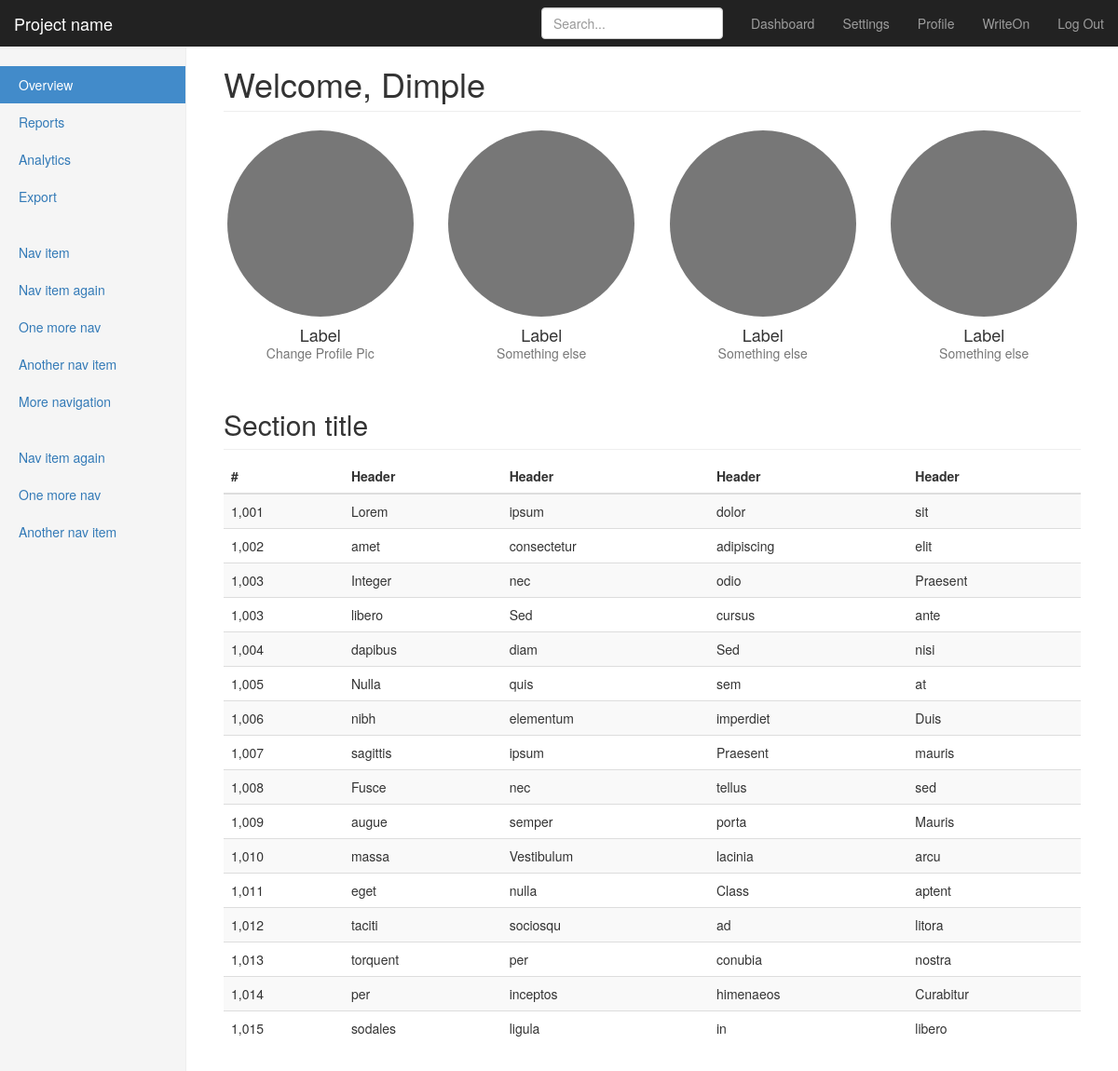
/dashboard (signed in), run on an earlier commit of the app's database.
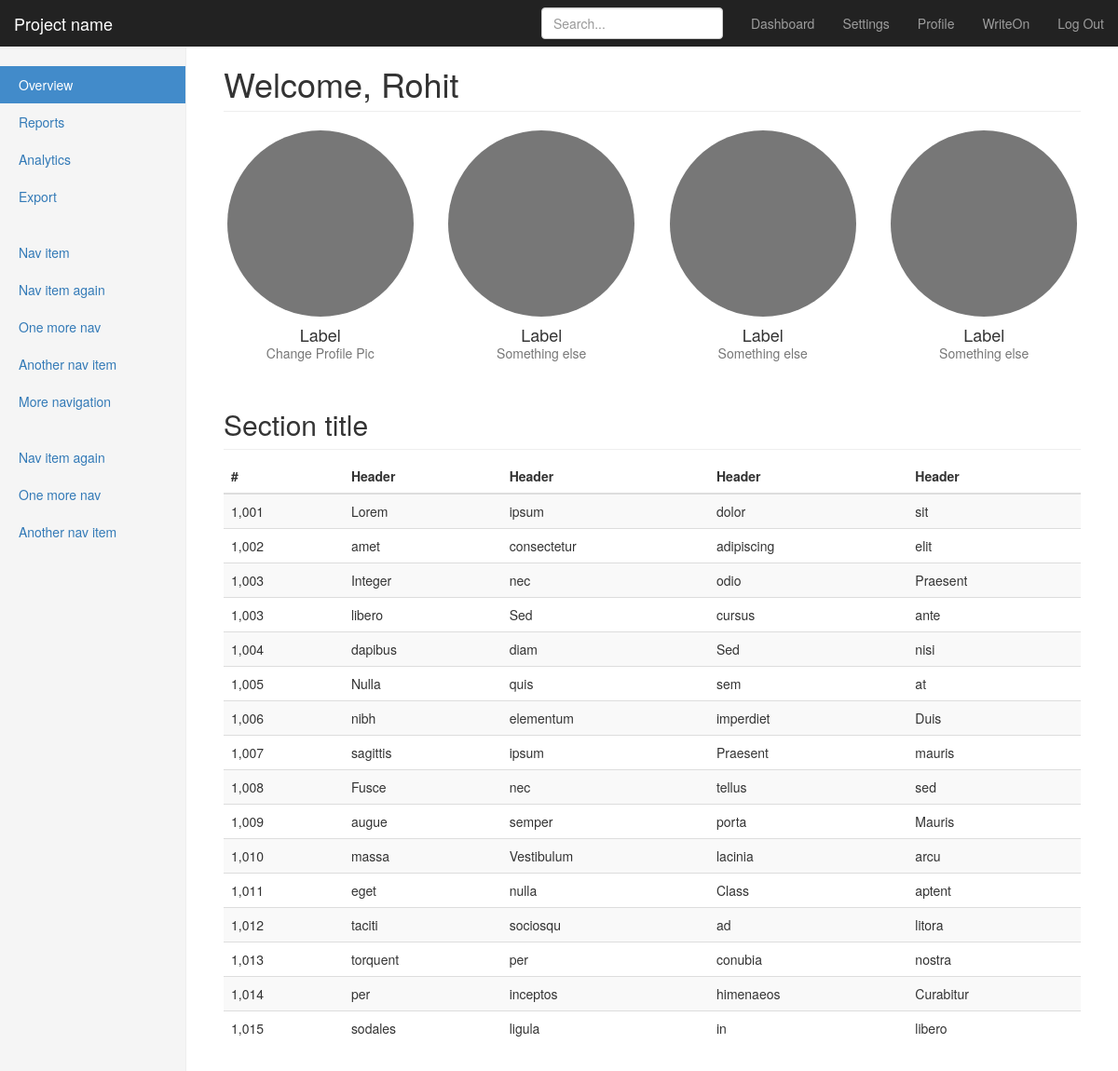
And on a later commit of the database.
### app/app.py (models this page shows)
class User(UserMixin, db.Model):
	id = db.Column(db.Integer, primary_key=True)
	firstname = db.Column(db.String(20))
	lastname = db.Column(db.String(20))
	username = db.Column(db.String(50), unique=True)
	image_file = db.Column(db.String(20), nullable=False, default='default.jpg')
	email = db.Column(db.String(50), unique=True)
	password = db.Column(db.String(80))
	posts = db.relationship('Post', backref='author', lazy=True)

### app/app.py (the view)
@app.route('/dashboard')
@login_required
def dashboard():
	return render_template('dashboard.html', name=current_user.firstname)

### app/app.py (called while the page is built)
@login_manager.user_loader
def load_user(user_id):
	return User.query.get(int(user_id))

### templates/dashboard.html (shortened to what this page needs)
{% extends "bootstrap/base.html" %}
{% block styles %}
{{super()}}
<link rel="stylesheet" href="{{url_for('.static', filename='dashboard.css')}}">
{% endblock %}
{% block content %}
    <nav class="navbar navbar-inverse navbar-fixed-top">
      <div class="container-fluid">
        <div class="navbar-header">
          <a class="navbar-brand" href="#">Project name</a>
        </div>
        <div id="navbar" class="navbar-collapse collapse">
          <ul class="nav navbar-nav navbar-right">
            <li><a href="#">Dashboard</a></li>
            <li><a href="#">Settings</a></li>
            <li><a href="#">Profile</a></li>
            <li><a href="{{ url_for('notepad') }}">WriteOn</a></li>
            <li><a href="{{ url_for('logout') }}">Log Out</a></li>
          </ul>
          <form class="navbar-form navbar-right">
            <input type="text" class="form-control" placeholder="Search...">
          </form>
        </div>
      </div>
    </nav>
    <div class="container-fluid">
      <div class="row">
        <div class="col-sm-3 col-md-2 sidebar">
          <ul class="nav nav-sidebar">
            <li class="active"><a href="#">Overview <span class="sr-only">(current)</span></a></li>
            <li><a href="#">Reports</a></li>
            <li><a href="#">Analytics</a></li>
            <li><a href="#">Export</a></li>
          </ul>
          <ul class="nav nav-sidebar">
            <li><a href="">Nav item</a></li>
            <li><a href="">Nav item again</a></li>
            <li><a href="">One more nav</a></li>
            <li><a href="">Another nav item</a></li>
            <li><a href="">More navigation</a></li>
          </ul>
          <ul class="nav nav-sidebar">
            <li><a href="">Nav item again</a></li>
            <li><a href="">One more nav</a></li>
            <li><a href="">Another nav item</a></li>
          </ul>
        </div>
        <div class="col-sm-9 col-sm-offset-3 col-md-10 col-md-offset-2 main">
          <h1 class="page-header">Welcome, {{ name }}</h1>
          <div class="row placeholders">
            <div class="col-xs-6 col-sm-3 placeholder">
              <img width="200" height="200" class="img-responsive" alt="Generic placeholder thumbnail">
              <h4>Label</h4>
              <span class="text-muted">Change Profile Pic</span>
            </div>
            <div class="col-xs-6 col-sm-3 placeholder">
              <img width="200" height="200" class="img-responsive" alt="Generic placeholder thumbnail">
              <h4>Label</h4>
              <span class="text-muted">Something else</span>
            </div>
            <div class="col-xs-6 col-sm-3 placeholder">
              <img width="200" height="200" class="img-responsive" alt="Generic placeholder thumbnail">
              <h4>Label</h4>
              <span class="text-muted">Something else</span>
            </div>
            <div class="col-xs-6 col-sm-3 placeholder">
              <img width="200" height="200" class="img-responsive" alt="Generic placeholder thumbnail">
              <h4>Label</h4>
              <span class="text-muted">Something else</span>
            </div>
          </div>
          <h2 class="sub-header">Section title</h2>
          <div class="table-responsive">
            <table class="table table-striped">
              <thead>
                <tr>
                  <th>#</th>
                  <th>Header</th>
                  <th>Header</th>
                  <th>Header</th>
                  <th>Header</th>
                </tr>
              </thead>
              <tbody>
                <tr>
                  <td>1,001</td>
                  <td>Lorem</td>
                  <td>ipsum</td>
                  <td>dolor</td>
                  <td>sit</td>
                </tr>
                <tr>
                  <td>1,002</td>
                  <td>amet</td>
                  <td>consectetur</td>
                  <td>adipiscing</td>
                  <td>elit</td>
                </tr>
                <tr>
                  <td>1,003</td>
                  <td>Integer</td>
                  <td>nec</td>
                  <td>odio</td>
                  <td>Praesent</td>
                </tr>
                <tr>
                  <td>1,003</td>
                  <td>libero</td>
                  <td>Sed</td>
                  <td>cursus</td>
                  <td>ante</td>
                </tr>
                <tr>
                  <td>1,004</td>
                  <td>dapibus</td>
                  <td>diam</td>
                  <td>Sed</td>
                  <td>nisi</td>
                </tr>
                <tr>
                  <td>1,005</td>
                  <td>Nulla</td>
                  <td>quis</td>
                  <td>sem</td>
                  <td>at</td>
                </tr>
                <tr>
                  <td>1,006</td>
                  <td>nibh</td>
                  <td>elementum</td>
                  <td>imperdiet</td>
                  <td>Duis</td>
                </tr>
                <tr>
                  <td>1,007</td>
                  <td>sagittis</td>
                  <td>ipsum</td>
                  <td>Praesent</td>
                  <td>mauris</td>
                </tr>
                <tr>
                  <td>1,008</td>
                  <td>Fusce</td>
                  <td>nec</td>
                  <td>tellus</td>
                  <td>sed</td>
                </tr>
                <tr>
                  <td>1,009</td>
                  <td>augue</td>
                  <td>semper</td>
                  <td>porta</td>
                  <td>Mauris</td>
                </tr>
                <tr>
                  <td>1,010</td>
                  <td>massa</td>
                  <td>Vestibulum</td>
                  <td>lacinia</td>
                  <td>arcu</td>
                </tr>
                <tr>
                  <td>1,011</td>
                  <td>eget</td>
                  <td>nulla</td>
                  <td>Class</td>
                  <td>aptent</td>
                </tr>
                <tr>
                  <td>1,012</td>
                  <td>taciti</td>
                  <td>sociosqu</td>
                  <td>ad</td>
                  <td>litora</td>
                </tr>
                <tr>
                  <td>1,013</td>
                  <td>torquent</td>
                  <td>per</td>
                  <td>conubia</td>
                  <td>nostra</td>
                </tr>
                <tr>
                  <td>1,014</td>
                  <td>per</td>
                  <td>inceptos</td>
                  <td>himenaeos</td>
                  <td>Curabitur</td>
                </tr>
                <tr>
                  <td>1,015</td>
                  <td>sodales</td>
                  <td>ligula</td>
                  <td>in</td>
                  <td>libero</td>
                </tr>
              </tbody>
            </table>
          </div>
        </div>
      </div>
    </div>
{% endblock %}

### app/static/dashboard.css (style rules this page uses)
body { padding-top: 50px; }
.sub-header { padding-bottom: 10px; border-bottom: 1px solid #eee; }
.navbar-fixed-top { border: 0; }
.sidebar { display: none; }
@media (min-width: 768px) { .sidebar { position: fixed; top: 51px; bottom: 0; left: 0; z-index: 1000; display: block; padding: 20px; overflow-x: hidden; overflow-y: auto; background-color: #f5f5f5; border-right: 1px solid #eee; } }
.nav-sidebar { margin-right: -21px; margin-bottom: 20px; margin-left: -20px; }
.nav-sidebar > li > a { padding-right: 20px; padding-left: 20px; }
.nav-sidebar > .active > a, .nav-sidebar > .active > a:hover, .nav-sidebar > .active > a:focus { color: #fff; background-color: #428bca; }
.main { padding: 20px; }
@media (min-width: 768px) { .main { padding-right: 40px; padding-left: 40px; } }
.main .page-header { margin-top: 0; }
.placeholders { margin-bottom: 30px; text-align: center; }
.placeholders h4 { margin-bottom: 0; }
.placeholder { margin-bottom: 20px; }
.placeholder img { display: inline-block; border-radius: 50%; }

What changed in the data, as far as the page shows it:
changed User: firstname "Dimple" → "Rohit"
